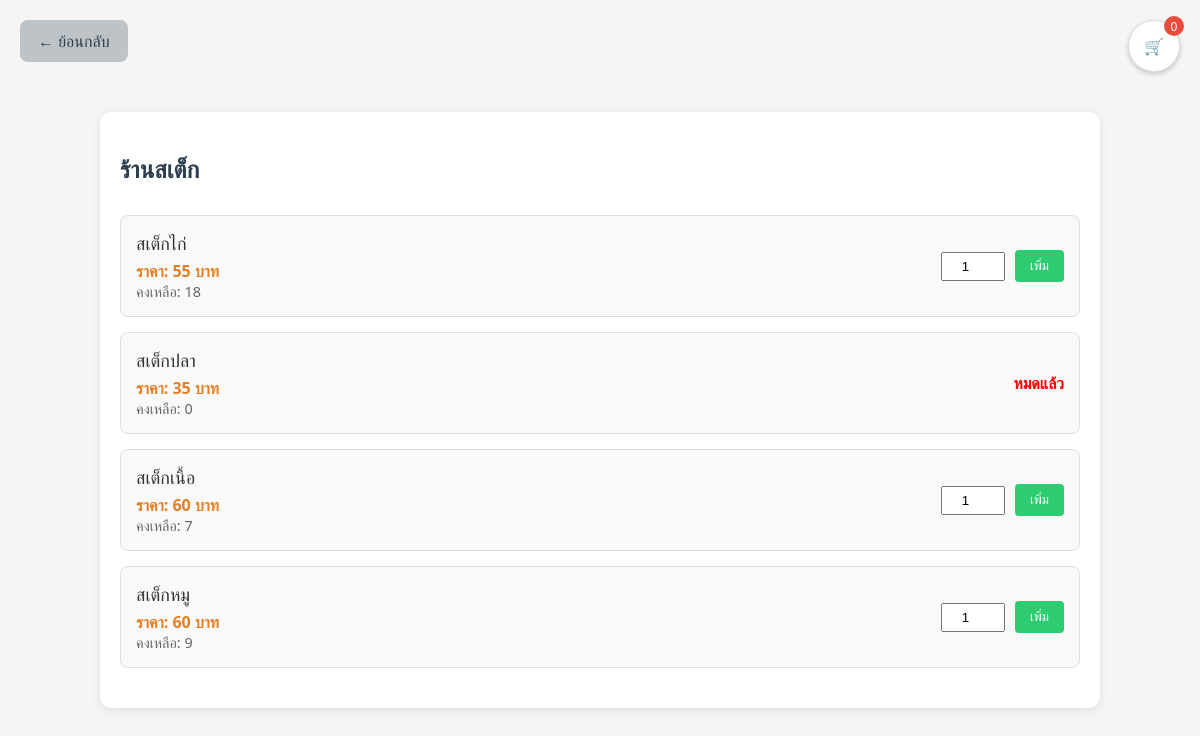
/shop.php?shopid=103 (signed in), run on the app's committed database.
### tables this page shows
CREATE TABLE `shop` (
  `ShopID` int(6) NOT NULL,
  `ShopName` varchar(20) DEFAULT NULL,
  `PassWord` varchar(50) DEFAULT NULL,
  `Tel` int(10) DEFAULT NULL
);

CREATE TABLE `foodmenu` (
  `FoodID` int(11) NOT NULL,
  `FoodName` varchar(20) DEFAULT NULL,
  `Price` int(6) DEFAULT NULL,
  `Amount` int(6) DEFAULT NULL,
  `ShopID` int(6) DEFAULT NULL
);

### shop.php (the view, shortened to what this page needs)
<?php
include 'WebconDB.php';
$shopid = isset($_GET['shopid']) ? $_GET['shopid'] : null;
$shop = $connect->query("SELECT * FROM shop WHERE ShopID = $shopid")->fetch_assoc();
$menu = $connect->query("SELECT * FROM foodmenu WHERE ShopID = $shopid");
?>
<!DOCTYPE html>
<html lang="th">
<head>
</head>
<body>
<div class="cart-icon" onclick="toggleCart()">🛒
    <div class="cart-count" id="cart-count">0</div>
</div>
<a href="main.php" class="back-button">← ย้อนกลับ</a>
<div class="container">
    <h2><?php echo $shop['ShopName']; ?></h2>
    <div class="menu-items">
        <?php while($item = $menu->fetch_assoc()): ?>
        <div class="menu-item">
            <div>
                <div class="menu-item-name"><?php echo $item['FoodName']; ?></div>
                <div class="menu-item-price">ราคา: <?php echo $item['Price']; ?> บาท</div>
                <div class="menu-item-stock">คงเหลือ: <?php echo $item['Amount']; ?></div>
            </div>
            <div class="menu-item-actions">
                <?php if ($item['Amount'] > 0): ?>
                <input type="number" class="quantity-input" id="quantity-<?php echo $item['FoodID']; ?>" min="1" max="<?php echo $item['Amount']; ?>" value="1">
                <button class="add-to-cart-btn" onclick="addToCart(<?php echo $item['FoodID']; ?>, '<?php echo $item['FoodName']; ?>', <?php echo $item['Price']; ?>, <?php echo $item['Amount']; ?>)">เพิ่ม</button>
            <?php else: ?>
                <span style="color: red; font-weight: bold;">หมดแล้ว</span>
            <?php endif; ?>
            </div>
        </div>
        <?php endwhile; ?>
    </div>
</div>
</body>
</html>

### shop.php (style rules this page uses)
body { font-family: 'Segoe UI', Tahoma, Geneva, Verdana, sans-serif; margin: 0; background: #f5f5f5; padding-bottom: 100px; }
.container { max-width: 960px; margin: 0 auto; padding: 40px 20px; background: #ffffff; box-shadow: 0 2px 8px rgba(0,0,0,0.1); border-radius: 12px; margin-top: 30px; }
h2 { margin-top: 0; color: #2c3e50; }
.back-button { display: inline-block; margin: 20px; padding: 10px 18px; background-color: #bdc3c7; color: #2c3e50; text-decoration: none; border-radius: 8px; font-size: 16px; transition: background-color 0.2s ease; }
.cart-icon { position: fixed; top: 20px; right: 20px; background-color: #ffffff; border: 1px solid #ddd; border-radius: 50%; width: 50px; height: 50px; display: flex; align-items: center; justify-content: center; cursor: pointer; box-shadow: 0 2px 5px rgba(0,0,0,0.2); z-index: 1000; }
.cart-count { position: absolute; top: -5px; right: -5px; background-color: #e74c3c; color: white; border-radius: 50%; width: 20px; height: 20px; display: flex; align-items: center; justify-content: center; font-size: 12px; }
.menu-items { display: flex; flex-direction: column; gap: 15px; margin-top: 30px; }
.menu-item { display: flex; justify-content: space-between; align-items: center; padding: 15px; border: 1px solid #ddd; border-radius: 8px; background-color: #f9f9f9; }
.menu-item-name { margin: 0 0 5px 0; color: #333; font-size: 18px; }
.menu-item-price { color: #e67e22; font-weight: bold; }
.menu-item-stock { color: #666; font-size: 0.9em; }
.menu-item-actions { display: flex; align-items: center; gap: 10px; }
.quantity-input { width: 50px; padding: 5px; text-align: center; }
.add-to-cart-btn { padding: 8px 15px; background-color: #2ecc71; color: white; border: none; border-radius: 4px; cursor: pointer; }

### data on the page
shop: ShopName "ร้านสเต็ก"
foodmenu: FoodName "สเต็กไก่", Price "55", Amount "18"
foodmenu: FoodName "สเต็กปลา", Price "35", Amount "0", shows "หมดแล้ว"
foodmenu: FoodName "สเต็กเนื้อ", Price "60", Amount "7"
foodmenu: FoodName "สเต็กหมู", Price "60", Amount "9"
